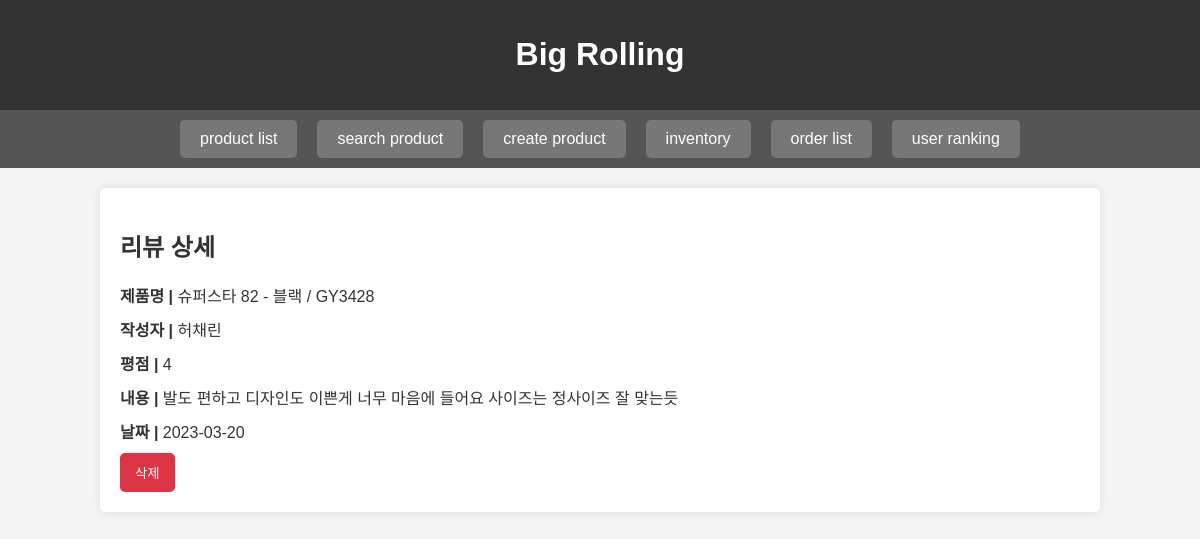
The page /php/review_detail.php?id=1 on the database its author committed.
### tables this page shows
create table PRODUCT(
	  product_id INT NOT NULL AUTO_INCREMENT,
		product_name VARCHAR(255) NOT NULL,
    price INT NOT NULL,
		description TEXT,
		category_id INT NOT NULL,
		brand_id INT NOT NULL,
    PRIMARY KEY(product_id),
		FOREIGN KEY (category_id) REFERENCES CATEGORY (category_id) ON UPDATE CASCADE,
		FOREIGN KEY (brand_id) REFERENCES BRAND (brand_id) ON UPDATE CASCADE);

create table USER(
	  user_id INT NOT NULL AUTO_INCREMENT,
		username VARCHAR(255) NOT NULL,
    email VARCHAR(255) NOT NULL,
    gender VARCHAR(5) NOT NULL,
    phonenumber VARCHAR(50),
    PRIMARY KEY(user_id));

create table REVIEW(
	  review_id INT NOT NULL AUTO_INCREMENT,
		product_id INT NOT NULL,
		user_id INT NOT NULL,
		rating INT NOT NULL,
		review_text TEXT,
		review_date DATE NOT NULL,
		PRIMARY KEY(review_id),
		FOREIGN KEY (user_id) REFERENCES USER (user_id),
		FOREIGN KEY (product_id) REFERENCES PRODUCT (product_id));

### php/db_connection.php (called while the page is built, shortened)
<?php
$servername = "localhost";
$username = "root";
$password = "";
$dbname = "bigrolling";
function connectToDatabase() {
    global $servername, $username, $password, $dbname;
    $conn = mysqli_connect($servername, $username, $password, $dbname);
    return $conn;
}
?>

### php/review_detail.php (the view, shortened to what this page needs)
<?php
include(__DIR__ . '/db_connection.php');
if (isset($_GET['id'])) {
	$reviewId = $_GET['id'];
	$reviewQuery = "SELECT * FROM REVIEW WHERE review_id = $reviewId";
	$reviewResult = mysqli_query(connectToDatabase(), $reviewQuery);
	$review = mysqli_fetch_assoc($reviewResult);
	$productQuery = "SELECT * FROM PRODUCT WHERE product_id = " . $review['product_id'];
	$productResult = mysqli_query(connectToDatabase(), $productQuery);
	$product = mysqli_fetch_assoc($productResult);
	$userQuery = "SELECT username FROM USER WHERE user_id = " . $review['user_id'];
	$userResult = mysqli_query(connectToDatabase(), $userQuery);
	$user = mysqli_fetch_assoc($userResult);
} else {
	echo "유효하지 않은 리뷰 ID";
	exit;
}
?>
<!DOCTYPE html>
<html lang="ko">
<head>
</head>
<body>
	<header>
		<a href="product_list.php"><h1>Big Rolling</h1></a>
	</header>
	<nav>
		<a href="product_list.php">product list</a>
		<a href="search_product.php">search product</a>
		<a href="create_product.php">create product</a>
		<a href="inventory_management.php">inventory</a>
		<a href="order_list.php">order list</a>
		<a href="user_ranking.php">user ranking</a>
	</nav>
	<div class="container">
		<h2>리뷰 상세</h2>
		<p><strong>제품명 | </strong> <?php echo $product['product_name']; ?></p>
		<p><strong>작성자 | </strong> <?php echo $user['username']; ?></p>
		<p><strong>평점 | </strong> <?php echo $review['rating']; ?></p>
		<p><strong>내용 | </strong> <?php echo $review['review_text']; ?></p>
		<p><strong>날짜 | </strong> <?php echo $review['review_date']; ?></p>
		<form method="post" action="">
			<button type="submit" name="delete_review">삭제</button>
		</form>
	</div>
</body>
</html>

### php/review_detail.php (style rules this page uses)
body { font-family: 'Arial', sans-serif; margin: 0; padding: 0; background-color: #f4f4f4; color: #333; }
.container { width: 80%; margin: 0 auto; background-color: #fff; padding: 20px; border-radius: 5px; box-shadow: 0 0 10px rgba(0, 0, 0, 0.1); margin-top: 20px; }
p { margin: 10px 0; }
button { background-color: #dc3545; color: white; border: none; padding: 10px 15px; cursor: pointer; border-radius: 5px; }
body { font-family: Arial, sans-serif; margin: 0; padding: 0; }
header { background-color: #333; padding: 15px; text-align: center; color: #fff; }
nav { display: flex; justify-content: center; background-color: #555; padding: 10px; }
nav a { color: white; text-decoration: none; padding: 10px 20px; margin: 0 10px; border-radius: 5px; background-color: #777; transition: background-color 0.3s; }
header a { color: white; text-decoration: none; }

### rows shown on the page
product: product_name "슈퍼스타 82 - 블랙 / GY3428"
user: username "허채린"
review: rating "4", review_text "발도 편하고 디자인도 이쁜게 너무 마음에 들어요 사이즈는 정사이즈 잘 맞는듯", review_date "2023-03-20"
